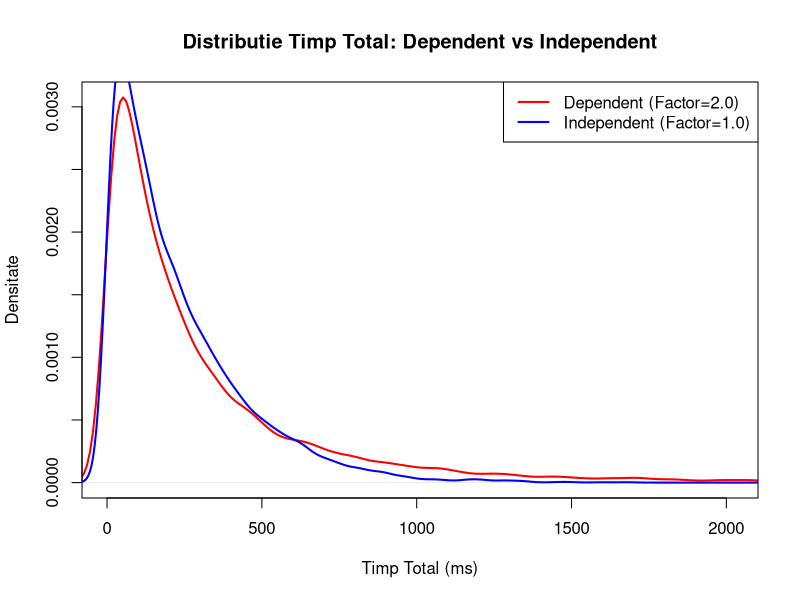

Reproduce this figure in R.
## ---- chunk 1
#' Simuleaza o cerere cu posibilitatea dependentei intre esecuri si latenta
#' 
#' @param n_max Numarul maxim de incercari
#' @param p_succes Probabilitatea de succes a unei incercari
#' @param medie_S_initial Timpul mediu de procesare initial (fara penalizari)
#' @param backoff_fix Timpul de asteptare intre incercari
#' @param factor_latenta Factorul cu care creste media timpului de raspuns dupa un esec.
#'                       Daca este 1.0, timpii sunt independenti.
#'                       Daca este > 1.0, sistemul devine mai lent dupa esecuri.
#' 
#' @return Timpul total T
simuleaza_cerere_dependenta <- function(n_max = 3, p_succes = 0.7, medie_S_initial = 150, 
                                        backoff_fix = 50, factor_latenta = 1.0) {
  
  timp_total <- 0
  medie_curenta <- medie_S_initial
  succes <- FALSE
  
  for (i in 1:n_max) {
    # Generam timpul de raspuns S_i
    # Daca factor_latenta > 1 si am avut esecuri anterioare, medie_curenta va fi mai mare
    s_i <- rexp(1, rate = 1/medie_curenta)
    timp_total <- timp_total + s_i
    
    # Verificam succesul
    if (runif(1) < p_succes) {
      succes <- TRUE
      break # Daca am reusit, iesim
    } else {
      # Daca am esuat
      # Adaugam backoff daca mai avem incercari
      if (i < n_max) {
        timp_total <- timp_total + backoff_fix
        
        # Aplicam dependenta: latenta creste pentru urmatoarea incercare
        medie_curenta <- medie_curenta * factor_latenta
      }
    }
  }
  
  return(timp_total)
}
## ---- chunk 2
set.seed(123)
M <- 10000 

# 1. Simulare timpi independenti
timp_independent <- replicate(M, simuleaza_cerere_dependenta(
  n_max = 3, p_succes = 0.7, medie_S_initial = 150, 
  backoff_fix = 50, factor_latenta = 1.0
))

# 2. Simulare timpi dependenti (latenta se dubleaza la esec)
timp_dependent <- replicate(M, simuleaza_cerere_dependenta(
  n_max = 3, p_succes = 0.7, medie_S_initial = 150, 
  backoff_fix = 50, factor_latenta = 2.0
))
## ---- chunk 3
var_indep <- var(timp_independent)
var_dep   <- var(timp_dependent)
mean_indep <- mean(timp_independent)
mean_dep   <- mean(timp_dependent)

df_rezultate <- data.frame(
  Scenariu = c("Independent (Factor=1.0)", "Dependent (Factor=2.0)"),
  Media_T = c(mean_indep, mean_dep),
  Varianta_T = c(var_indep, var_dep)
)

knitr::kable(df_rezultate, digits = 2, caption = "Comparatie T")
## ---- chunk 4
# Setam limita graficului pentru a cuprinde si cozile lungi ale distributiei dependente
x_max <- quantile(timp_dependent, 0.99) 

# Afisam cazul dependent primul (dispersie mai mare)
plot(density(timp_dependent), 
     col = "red", lwd = 2, 
     xlim = c(0, x_max),
     main = "Distributie Timp Total: Dependent vs Independent",
     xlab = "Timp Total (ms)", 
     ylab = "Densitate")

# Adaugam cazul independent
lines(density(timp_independent), col = "blue", lwd = 2)

legend("topright", 
       legend = c("Dependent (Factor=2.0)", "Independent (Factor=1.0)"),
       col = c("red", "blue"), 
       lwd = 2)
